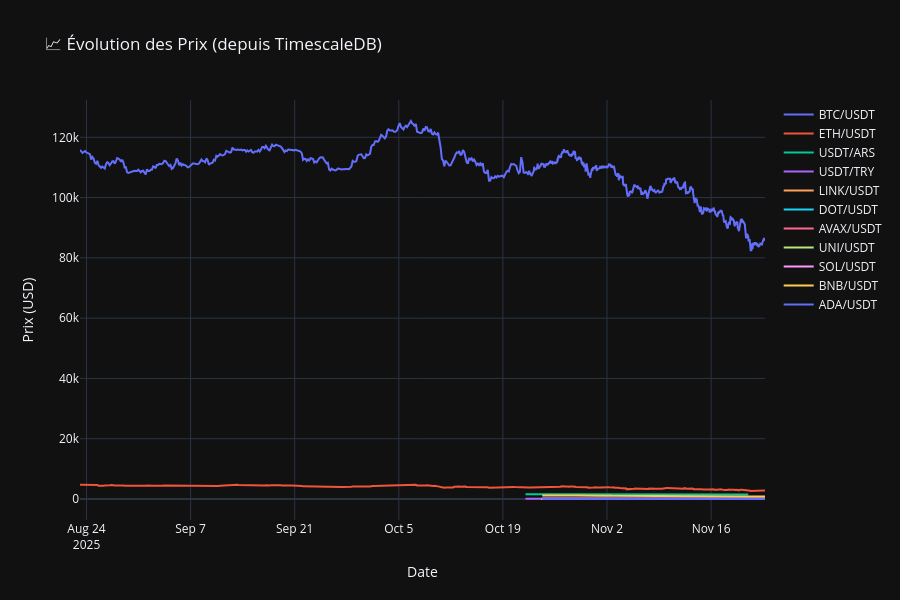

Notebook code for this chart:
### Markdown cell above
## 5. 📊 Visualisations Interactives

### Code cell
# Graphique des prix
fig = go.Figure()

for symbol in all_data['symbol'].unique():
    df_symbol = all_data[all_data['symbol'] == symbol]
    
    fig.add_trace(go.Scatter(
        x=df_symbol['time'],
        y=df_symbol['close'],
        mode='lines',
        name=symbol,
        hovertemplate='<b>%{fullData.name}</b><br>' +
                      'Date: %{x}<br>' +
                      'Prix: $%{y:.2f}<br>' +
                      '<extra></extra>'
    ))

fig.update_layout(
    title='📈 Évolution des Prix (depuis TimescaleDB)',
    xaxis_title='Date',
    yaxis_title='Prix (USD)',
    height=600,
    hovermode='x unified',
    template='plotly_dark'
)

fig.show()

### Figure 1 — Plotly figure (JSON) as saved in the notebook; plotly's stock layout.template omitted (floating-point values rounded to 4 significant figures; data arrays with more than 128 entries replaced by an {"elided": "..."} marker saying what was removed)
{"data": [{"hovertemplate": "<b>%{fullData.name}</b><br>Date: %{x}<br>Prix: $%{y:.2f}<br><extra></extra>", "mode": "lines", "name": "BTC/USDT", "type": "scatter", "x": {"elided": "1134 str values"}, "y": {"elided": "1134 float values"}}, {"hovertemplate": "<b>%{fullData.name}</b><br>Date: %{x}<br>Prix: $%{y:.2f}<br><extra></extra>", "mode": "lines", "name": "ETH/USDT", "type": "scatter", "x": {"elided": "1093 str values"}, "y": {"elided": "1093 float values"}}, {"hovertemplate": "<b>%{fullData.name}</b><br>Date: %{x}<br>Prix: $%{y:.2f}<br><extra></extra>", "mode": "lines", "name": "USDT/ARS", "type": "scatter", "x": {"elided": "720 str values"}, "y": {"elided": "720 float values"}}, {"hovertemplate": "<b>%{fullData.name}</b><br>Date: %{x}<br>Prix: $%{y:.2f}<br><extra></extra>", "mode": "lines", "name": "USDT/TRY", "type": "scatter", "x": {"elided": "772 str values"}, "y": {"elided": "772 float values"}}, {"hovertemplate": "<b>%{fullData.name}</b><br>Date: %{x}<br>Prix: $%{y:.2f}<br><extra></extra>", "mode": "lines", "name": "LINK/USDT", "type": "scatter", "x": {"elided": "720 str values"}, "y": {"elided": "720 float values"}}, {"hovertemplate": "<b>%{fullData.name}</b><br>Date: %{x}<br>Prix: $%{y:.2f}<br><extra></extra>", "mode": "lines", "name": "DOT/USDT", "type": "scatter", "x": {"elided": "720 str values"}, "y": {"elided": "720 float values"}}, {"hovertemplate": "<b>%{fullData.name}</b><br>Date: %{x}<br>Prix: $%{y:.2f}<br><extra></extra>", "mode": "lines", "name": "AVAX/USDT", "type": "scatter", "x": {"elided": "720 str values"}, "y": {"elided": "720 float values"}}, {"hovertemplate": "<b>%{fullData.name}</b><br>Date: %{x}<br>Prix: $%{y:.2f}<br><extra></extra>", "mode": "lines", "name": "UNI/USDT", "type": "scatter", "x": {"elided": "720 str values"}, "y": {"elided": "720 float values"}}, {"hovertemplate": "<b>%{fullData.name}</b><br>Date: %{x}<br>Prix: $%{y:.2f}<br><extra></extra>", "mode": "lines", "name": "SOL/USDT", "type": "scatter", "x": {"elided": "720 str values"}, "y": {"elided": "720 float values"}}, {"hovertemplate": "<b>%{fullData.name}</b><br>Date: %{x}<br>Prix: $%{y:.2f}<br><extra></extra>", "mode": "lines", "name": "BNB/USDT", "type": "scatter", "x": {"elided": "720 str values"}, "y": {"elided": "720 float values"}}, {"hovertemplate": "<b>%{fullData.name}</b><br>Date: %{x}<br>Prix: $%{y:.2f}<br><extra></extra>", "mode": "lines", "name": "ADA/USDT", "type": "scatter", "x": {"elided": "720 str values"}, "y": {"elided": "720 float values"}}], "layout": {"height": 600, "hovermode": "x unified", "title": {"text": "📈 Évolution des Prix (depuis TimescaleDB)"}, "xaxis": {"title": {"text": "Date"}}, "yaxis": {"title": {"text": "Prix (USD)"}}}}
